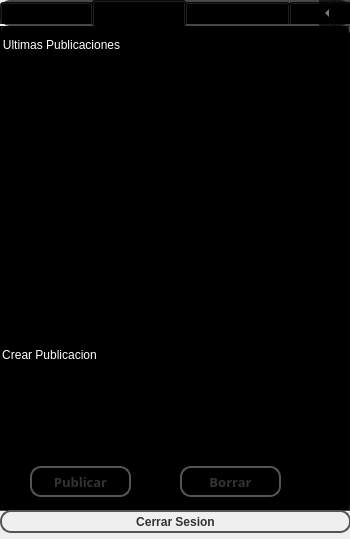
<?xml version="1.0" encoding="UTF-8"?>
<ui version="4.0">
 <class>ClientForm</class>
 <widget class="QWidget" name="ClientForm">
  <property name="geometry">
   <rect>
    <x>0</x>
    <y>0</y>
    <width>350</width>
    <height>539</height>
   </rect>
  </property>
  <property name="windowTitle">
   <string>Mi Deporte Movil</string>
  </property>
  <property name="windowIcon">
   <iconset resource="img.qrc">
    <normaloff>:/img/ico2.ico</normaloff>:/img/ico2.ico</iconset>
  </property>
  <widget class="QTabWidget" name="tabWidget">
   <property name="geometry">
    <rect>
     <x>0</x>
     <y>0</y>
     <width>350</width>
     <height>511</height>
    </rect>
   </property>
   <property name="toolTipDuration">
    <number>-2</number>
   </property>
   <property name="styleSheet">
    <string notr="true">
background-color:rgba(0,0,0,0.7);

selection-color: white;  
selection-background-color:rgba(0,0,0,0.5);     

border-radius: 10px;

</string>
   </property>
   <property name="currentIndex">
    <number>1</number>
   </property>
   <widget class="QWidget" name="tab">
    <attribute name="title">
     <string>   Reservas  </string>
    </attribute>
    <widget class="QPushButton" name="pushButton">
     <property name="geometry">
      <rect>
       <x>30</x>
       <y>420</y>
       <width>281</width>
       <height>31</height>
      </rect>
     </property>
     <property name="font">
      <font>
       <family>Adobe Myungjo Std M</family>
       <pointsize>10</pointsize>
       <weight>75</weight>
       <bold>true</bold>
      </font>
     </property>
     <property name="styleSheet">
      <string notr="true">#pushButton {
	color: #333;
	border: 2px solid #555;
	border-radius: 11px;
	padding: 5px;
	background: qradialgradient(cx: 0.3, cy: -0.4,
	fx: 0.3, fy: -0.4,
	radius: 1.35, stop: 0 #fff, stop: 1 #888);
	min-width: 80px;
}
#pushButton:hover {
	background: qradialgradient(cx: 0.3, cy: -0.4,
	fx: 0.3, fy: -0.4,
	radius: 1.35, stop: 0 #fff, stop: 1 #bbb);
}
#pushButton:pressed {
	background: qradialgradient(cx: 0.4, cy: -0.1,
	fx: 0.4, fy: -0.1,
	radius: 1.35, stop: 0 #fff, stop: 1 #ddd);
}</string>
     </property>
     <property name="text">
      <string>Reservar</string>
     </property>
    </widget>
    <widget class="QComboBox" name="cmbSports">
     <property name="geometry">
      <rect>
       <x>10</x>
       <y>10</y>
       <width>91</width>
       <height>20</height>
      </rect>
     </property>
     <property name="styleSheet">
      <string notr="true">color: rgb(255, 255, 255);
background-color:rgba(0,0,0,0.7);
selection-color: white;  
selection-background-color:rgba(0,0,0,0.5);     
border: 2px groove gray;
border-radius: 10px;
padding: 2px 4px;
</string>
     </property>
    </widget>
    <widget class="QComboBox" name="cmbClubs">
     <property name="geometry">
      <rect>
       <x>120</x>
       <y>10</y>
       <width>101</width>
       <height>20</height>
      </rect>
     </property>
     <property name="styleSheet">
      <string notr="true">color: rgb(255, 255, 255);
background-color:rgba(0,0,0,0.7);
selection-color: white;  
selection-background-color:rgba(0,0,0,0.5);     
border: 2px groove gray;
border-radius: 10px;
padding: 2px 4px;
</string>
     </property>
    </widget>
    <widget class="QComboBox" name="cmbGameFields">
     <property name="geometry">
      <rect>
       <x>240</x>
       <y>10</y>
       <width>91</width>
       <height>20</height>
      </rect>
     </property>
     <property name="styleSheet">
      <string notr="true">color: rgb(255, 255, 255);
background-color:rgba(0,0,0,0.7);
selection-color: white;  
selection-background-color:rgba(0,0,0,0.5);     
border: 2px groove gray;
border-radius: 10px;
padding: 2px 4px;
</string>
     </property>
    </widget>
    <widget class="QListWidget" name="list">
     <property name="enabled">
      <bool>false</bool>
     </property>
     <property name="geometry">
      <rect>
       <x>30</x>
       <y>230</y>
       <width>281</width>
       <height>181</height>
      </rect>
     </property>
     <property name="styleSheet">
      <string notr="true">background-color:rgba(0,0,0,0.7);
color:white;</string>
     </property>
    </widget>
    <widget class="QCalendarWidget" name="calendarWidget">
     <property name="enabled">
      <bool>false</bool>
     </property>
     <property name="geometry">
      <rect>
       <x>30</x>
       <y>40</y>
       <width>281</width>
       <height>181</height>
      </rect>
     </property>
     <property name="styleSheet">
      <string notr="true">QCalendarWidget QAbstractItemView
{
background-color: rgb(192,192,192); /* цвет фона текущего месяца */
selection-background-color: black; /* цвет фона выбранного дня */
selection-color: white; /* цвет текста выбранного дня */
}
QCalendarWidget QMenu {
  	color: white;
  	background-color: rgb(100, 100, 100);
	selection-background-color: black; /* цвет фона выбранного дня */
	selection-color: white; /* цвет текста выбранного дня */
  }

QCalendarWidget QMenu::hover{
	color: rgb(158, 158, 158);
}</string>
     </property>
    </widget>
    <widget class="QLabel" name="label_6">
     <property name="geometry">
      <rect>
       <x>0</x>
       <y>-30</y>
       <width>350</width>
       <height>521</height>
      </rect>
     </property>
     <property name="text">
      <string/>
     </property>
     <property name="pixmap">
      <pixmap resource="img.qrc">:/img/background.png</pixmap>
     </property>
     <property name="scaledContents">
      <bool>true</bool>
     </property>
    </widget>
    <zorder>label_6</zorder>
    <zorder>pushButton</zorder>
    <zorder>cmbSports</zorder>
    <zorder>cmbClubs</zorder>
    <zorder>cmbGameFields</zorder>
    <zorder>list</zorder>
    <zorder>calendarWidget</zorder>
   </widget>
   <widget class="QWidget" name="tab_2">
    <attribute name="title">
     <string>   Anuncios   </string>
    </attribute>
    <widget class="QGroupBox" name="groupBox">
     <property name="geometry">
      <rect>
       <x>0</x>
       <y>10</y>
       <width>341</width>
       <height>311</height>
      </rect>
     </property>
     <property name="styleSheet">
      <string notr="true">color:white;</string>
     </property>
     <property name="title">
      <string>Ultimas Publicaciones</string>
     </property>
     <widget class="QTextBrowser" name="textBrowser">
      <property name="geometry">
       <rect>
        <x>10</x>
        <y>20</y>
        <width>321</width>
        <height>281</height>
       </rect>
      </property>
      <property name="styleSheet">
       <string notr="true">background-color:rgba(0,0,0,0.7);
color:white;</string>
      </property>
     </widget>
    </widget>
    <widget class="QGroupBox" name="gbAnuncio">
     <property name="geometry">
      <rect>
       <x>0</x>
       <y>320</y>
       <width>341</width>
       <height>161</height>
      </rect>
     </property>
     <property name="styleSheet">
      <string notr="true">color:white;</string>
     </property>
     <property name="title">
      <string>Crear Publicacion</string>
     </property>
     <widget class="QTextEdit" name="teMessage">
      <property name="geometry">
       <rect>
        <x>10</x>
        <y>20</y>
        <width>321</width>
        <height>91</height>
       </rect>
      </property>
      <property name="styleSheet">
       <string notr="true">background-color:rgba(0,0,0,0.7);
color:white;</string>
      </property>
     </widget>
     <widget class="QPushButton" name="pbPublic">
      <property name="geometry">
       <rect>
        <x>30</x>
        <y>120</y>
        <width>101</width>
        <height>31</height>
       </rect>
      </property>
      <property name="font">
       <font>
        <family>Adobe Myungjo Std M</family>
        <pointsize>10</pointsize>
        <weight>75</weight>
        <bold>true</bold>
       </font>
      </property>
      <property name="styleSheet">
       <string notr="true">#pbPublic {
	color: #333;
	border: 2px solid #555;
	border-radius: 11px;
	padding: 5px;
	background: qradialgradient(cx: 0.3, cy: -0.4,
	fx: 0.3, fy: -0.4,
	radius: 1.35, stop: 0 #fff, stop: 1 #888);
	min-width: 80px;
}
#pbPublic:hover {
	background: qradialgradient(cx: 0.3, cy: -0.4,
	fx: 0.3, fy: -0.4,
	radius: 1.35, stop: 0 #fff, stop: 1 #bbb);
}
#pbPublic:pressed {
	background: qradialgradient(cx: 0.4, cy: -0.1,
	fx: 0.4, fy: -0.1,
	radius: 1.35, stop: 0 #fff, stop: 1 #ddd);
}</string>
      </property>
      <property name="text">
       <string>Publicar</string>
      </property>
     </widget>
     <widget class="QPushButton" name="pbClear">
      <property name="geometry">
       <rect>
        <x>180</x>
        <y>120</y>
        <width>101</width>
        <height>31</height>
       </rect>
      </property>
      <property name="font">
       <font>
        <family>Adobe Myungjo Std M</family>
        <pointsize>10</pointsize>
        <weight>75</weight>
        <bold>true</bold>
       </font>
      </property>
      <property name="styleSheet">
       <string notr="true">#pbClear {
	color: #333;
	border: 2px solid #555;
	border-radius: 11px;
	padding: 5px;
	background: qradialgradient(cx: 0.3, cy: -0.4,
	fx: 0.3, fy: -0.4,
	radius: 1.35, stop: 0 #fff, stop: 1 #888);
	min-width: 80px;
}
#pbClear:hover {
	background: qradialgradient(cx: 0.3, cy: -0.4,
	fx: 0.3, fy: -0.4,
	radius: 1.35, stop: 0 #fff, stop: 1 #bbb);
}
#pbClear:pressed {
	background: qradialgradient(cx: 0.4, cy: -0.1,
	fx: 0.4, fy: -0.1,
	radius: 1.35, stop: 0 #fff, stop: 1 #ddd);
}</string>
      </property>
      <property name="text">
       <string>Borrar</string>
      </property>
     </widget>
    </widget>
    <widget class="QLabel" name="label_7">
     <property name="geometry">
      <rect>
       <x>0</x>
       <y>0</y>
       <width>350</width>
       <height>511</height>
      </rect>
     </property>
     <property name="text">
      <string/>
     </property>
     <property name="pixmap">
      <pixmap resource="img.qrc">:/img/background.png</pixmap>
     </property>
     <property name="scaledContents">
      <bool>true</bool>
     </property>
    </widget>
    <zorder>label_7</zorder>
    <zorder>groupBox</zorder>
    <zorder>gbAnuncio</zorder>
   </widget>
   <widget class="QWidget" name="tab_3">
    <attribute name="title">
     <string> Mis Reservas </string>
    </attribute>
    <widget class="QGroupBox" name="groupBox_3">
     <property name="geometry">
      <rect>
       <x>0</x>
       <y>0</y>
       <width>341</width>
       <height>481</height>
      </rect>
     </property>
     <property name="title">
      <string>Historial</string>
     </property>
     <widget class="QLabel" name="label_8">
      <property name="geometry">
       <rect>
        <x>0</x>
        <y>-30</y>
        <width>350</width>
        <height>521</height>
       </rect>
      </property>
      <property name="text">
       <string/>
      </property>
      <property name="pixmap">
       <pixmap resource="img.qrc">:/img/background.png</pixmap>
      </property>
      <property name="scaledContents">
       <bool>true</bool>
      </property>
     </widget>
     <widget class="QListWidget" name="listMyReservations">
      <property name="geometry">
       <rect>
        <x>10</x>
        <y>10</y>
        <width>321</width>
        <height>201</height>
       </rect>
      </property>
      <property name="styleSheet">
       <string notr="true">background-color:rgba(0,0,0,0.7);
color:white;</string>
      </property>
     </widget>
     <widget class="QListWidget" name="listReservationHours">
      <property name="geometry">
       <rect>
        <x>10</x>
        <y>240</y>
        <width>321</width>
        <height>211</height>
       </rect>
      </property>
      <property name="styleSheet">
       <string notr="true">background-color:rgba(0,0,0,0.7);
color:white;</string>
      </property>
     </widget>
    </widget>
   </widget>
   <widget class="QWidget" name="tab_4">
    <attribute name="title">
     <string>   Mis Datos   </string>
    </attribute>
    <widget class="QLabel" name="label_9">
     <property name="geometry">
      <rect>
       <x>0</x>
       <y>-20</y>
       <width>350</width>
       <height>511</height>
      </rect>
     </property>
     <property name="text">
      <string/>
     </property>
     <property name="pixmap">
      <pixmap resource="img.qrc">:/img/background.png</pixmap>
     </property>
     <property name="scaledContents">
      <bool>true</bool>
     </property>
    </widget>
    <widget class="QGroupBox" name="groupBox_2">
     <property name="geometry">
      <rect>
       <x>0</x>
       <y>10</y>
       <width>341</width>
       <height>471</height>
      </rect>
     </property>
     <property name="styleSheet">
      <string notr="true">color:white;</string>
     </property>
     <property name="title">
      <string>Mis Datos</string>
     </property>
     <widget class="QLabel" name="label_4">
      <property name="geometry">
       <rect>
        <x>30</x>
        <y>260</y>
        <width>51</width>
        <height>21</height>
       </rect>
      </property>
      <property name="font">
       <font>
        <family>Adobe Myungjo Std M</family>
        <pointsize>10</pointsize>
        <weight>75</weight>
        <bold>true</bold>
       </font>
      </property>
      <property name="styleSheet">
       <string notr="true">color:white;
background-color:none;</string>
      </property>
      <property name="text">
       <string>E-mail:</string>
      </property>
     </widget>
     <widget class="QLabel" name="label_3">
      <property name="geometry">
       <rect>
        <x>30</x>
        <y>200</y>
        <width>71</width>
        <height>21</height>
       </rect>
      </property>
      <property name="font">
       <font>
        <family>Adobe Myungjo Std M</family>
        <pointsize>10</pointsize>
        <weight>75</weight>
        <bold>true</bold>
       </font>
      </property>
      <property name="styleSheet">
       <string notr="true">color:white;
background-color:none;</string>
      </property>
      <property name="text">
       <string>Telefono:</string>
      </property>
     </widget>
     <widget class="QLabel" name="label">
      <property name="geometry">
       <rect>
        <x>30</x>
        <y>70</y>
        <width>81</width>
        <height>31</height>
       </rect>
      </property>
      <property name="font">
       <font>
        <family>Adobe Myungjo Std M</family>
        <pointsize>10</pointsize>
        <weight>75</weight>
        <bold>true</bold>
       </font>
      </property>
      <property name="styleSheet">
       <string notr="true">color:white;
background-color:none;</string>
      </property>
      <property name="text">
       <string>Nombre:</string>
      </property>
     </widget>
     <widget class="QLabel" name="label_2">
      <property name="geometry">
       <rect>
        <x>30</x>
        <y>140</y>
        <width>61</width>
        <height>16</height>
       </rect>
      </property>
      <property name="font">
       <font>
        <family>Adobe Myungjo Std M</family>
        <pointsize>10</pointsize>
        <weight>75</weight>
        <bold>true</bold>
       </font>
      </property>
      <property name="styleSheet">
       <string notr="true">color:white;
background-color:none;</string>
      </property>
      <property name="text">
       <string>Apellido:</string>
      </property>
     </widget>
     <widget class="QLabel" name="lName">
      <property name="geometry">
       <rect>
        <x>120</x>
        <y>70</y>
        <width>191</width>
        <height>31</height>
       </rect>
      </property>
      <property name="font">
       <font>
        <family>Jokerman</family>
        <pointsize>15</pointsize>
        <weight>50</weight>
        <italic>false</italic>
        <bold>false</bold>
       </font>
      </property>
      <property name="styleSheet">
       <string notr="true">color: white;
font: 15pt &quot;Jokerman&quot;;
background-color:rgba(0,0,0,0.7);</string>
      </property>
      <property name="text">
       <string/>
      </property>
     </widget>
     <widget class="QLabel" name="lLast">
      <property name="geometry">
       <rect>
        <x>120</x>
        <y>130</y>
        <width>191</width>
        <height>31</height>
       </rect>
      </property>
      <property name="font">
       <font>
        <family>Jokerman</family>
        <pointsize>15</pointsize>
        <weight>50</weight>
        <italic>false</italic>
        <bold>false</bold>
       </font>
      </property>
      <property name="styleSheet">
       <string notr="true">color: white;
font: 15pt &quot;Jokerman&quot;;
background-color:rgba(0,0,0,0.7);</string>
      </property>
      <property name="text">
       <string/>
      </property>
     </widget>
     <widget class="QLabel" name="lPhone">
      <property name="geometry">
       <rect>
        <x>120</x>
        <y>190</y>
        <width>191</width>
        <height>31</height>
       </rect>
      </property>
      <property name="font">
       <font>
        <family>Jokerman</family>
        <pointsize>15</pointsize>
        <weight>50</weight>
        <italic>false</italic>
        <bold>false</bold>
       </font>
      </property>
      <property name="styleSheet">
       <string notr="true">color: white;
font: 15pt &quot;Jokerman&quot;;
background-color:rgba(0,0,0,0.7);</string>
      </property>
      <property name="text">
       <string/>
      </property>
     </widget>
     <widget class="QLabel" name="lEmail">
      <property name="geometry">
       <rect>
        <x>120</x>
        <y>250</y>
        <width>191</width>
        <height>31</height>
       </rect>
      </property>
      <property name="font">
       <font>
        <family>Jokerman</family>
        <pointsize>15</pointsize>
        <weight>50</weight>
        <italic>false</italic>
        <bold>false</bold>
       </font>
      </property>
      <property name="styleSheet">
       <string notr="true">color: white;
font: 15pt &quot;Jokerman&quot;;
background-color:rgba(0,0,0,0.7);</string>
      </property>
      <property name="text">
       <string/>
      </property>
     </widget>
    </widget>
   </widget>
  </widget>
  <widget class="QPushButton" name="pbCloseSession">
   <property name="geometry">
    <rect>
     <x>0</x>
     <y>510</y>
     <width>351</width>
     <height>23</height>
    </rect>
   </property>
   <property name="font">
    <font>
     <weight>75</weight>
     <bold>true</bold>
    </font>
   </property>
   <property name="styleSheet">
    <string notr="true">#pbCloseSession {
	color: #333;
	border: 2px solid #555;
	border-radius: 11px;
	padding: 5px;
	background: qradialgradient(cx: 0.3, cy: -0.4,
	fx: 0.3, fy: -0.4,
	radius: 1.35, stop: 0 #fff, stop: 1 #888);
	min-width: 80px;
}
#pbCloseSession:hover {
	background: qradialgradient(cx: 0.3, cy: -0.4,
	fx: 0.3, fy: -0.4,
	radius: 1.35, stop: 0 #fff, stop: 1 #bbb);
}
#pbCloseSession:pressed {
	background: qradialgradient(cx: 0.4, cy: -0.1,
	fx: 0.4, fy: -0.1,
	radius: 1.35, stop: 0 #fff, stop: 1 #ddd);
}</string>
   </property>
   <property name="text">
    <string>Cerrar Sesion</string>
   </property>
  </widget>
 </widget>
 <resources>
  <include location="img.qrc"/>
 </resources>
 <connections/>
</ui>
